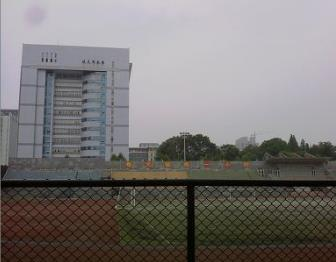
#> input picture originImg/05.jpg, 336 x 262 px
$ python imageStitch.py
#> lines starting #> are read from the running program, lines starting #| are printed output that depends on the picture
import cv2 as cv
import numpy as np
import os
import copy


def extractFeature(imgR, imgL, detector="sift", pointsNum=None):
    if detector == "sift":
        feature = cv.xfeatures2d.SIFT_create(pointsNum)
    elif detector == "surf":
        feature = cv.xfeatures2d.SURF_create(pointsNum)
    else:
        feature = cv.ORB_create(pointsNum)
        # [4 lines of commented-out code are left out]
    kpR, desR = feature.detectAndCompute(imgR, None)
    kpL, desL = feature.detectAndCompute(imgL, None)
    bf = cv.BFMatcher(cv.NORM_L2)
    matches = bf.knnMatch(desR, desL, k=2)
    return [matches, kpR, kpL]


def Optimize(imgL, warpR, imgTmp):
    imgRes = imgTmp
    alpha = 1
    rows, cols = np.where(warpR[:, :, 0] != 0)
    start = min(cols)
    width = imgL.shape[1] - start
    for i in range(imgL.shape[0]):
        for j in range(start, imgL.shape[1]):
            if warpR[i, j, :].all() == 0:
                alpha = 1
                # alpha = (width - (j - start)) / width
            else:
                alpha = (width - (j - start)) / width
                # print([j,alpha])
            imgRes[i, j, :] = imgL[i, j, :] * alpha + wrapR[i, j, :] * (1 - alpha)
    return imgRes


if __name__ == '__main__':
    detector = "sift"
    cwd = os.getcwd()
    imgR = cv.imread("./originImg/05.jpg")
#> imgR is the input picture: shape (262, 336, 3); mean B, G, R 118.2, 119.4, 123
    imgL = cv.imread("./originImg/06.jpg")
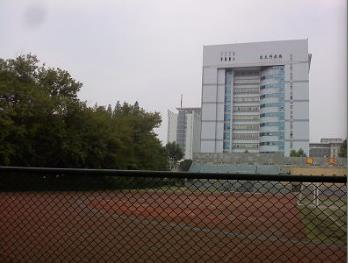
#> input picture originImg/06.jpg, 348 x 263 px
#> imgL is the input picture: shape (263, 348, 3); mean B, G, R 110.4, 114.1, 120.9
    imgL = imgL[:,0:235,:]
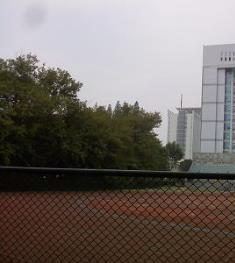
#> imgL: shape (263, 235, 3); mean B, G, R 103.5, 108.1, 115.5
    for pNum in range(500, 10000, 500):
        # 提取初步特征点
        [matches, kpR, kpL] = extractFeature(imgR, imgL, detector=detector, pointsNum=pNum)
        good = [m for (m, n) in matches if m.distance < 0.75 * n.distance]  # 获取关键点的坐标
        src_pts = np.float32([kpR[m.queryIdx].pt for m in good]).reshape(-1, 1, 2)
        dst_pts = np.float32([kpL[m.trainIdx].pt for m in good]).reshape(-1, 1, 2)

        H, mask = cv.findHomography(src_pts, dst_pts, cv.RANSAC, 5.0)
        # cv.warpPerspective(img,h,(cols,rows))
        wrapR = cv.warpPerspective(imgR, H, (imgR.shape[1] + imgL.shape[1], imgL.shape[0]))
        imgTmp = copy.deepcopy(wrapR)
        imgTmp[0:imgL.shape[0], 0:imgL.shape[1]] = imgL
        # cv.imshow('wrap2.jpg', imgTmp)
        # cv.imshow('wrap1.jpg', wrapR)

        rows, cols = np.where(imgTmp[:, :, 0] != 0)
        min_row, max_row = min(rows), max(rows) + 1
        min_col, max_col = min(cols), max(cols) + 1
        imgTmp = imgTmp[min_row:max_row, min_col:max_col, :]  # 去除黑色无用部分
        # 图像融合
        imgRes = Optimize(imgL, wrapR, imgTmp)

        # # 形态学处理,开运算
        # g = cv.getStructuringElement(cv.MORPH_RECT, (9, 9))
        # imgOpen = cv.morphologyEx(imgRes, cv.MORPH_OPEN, g)
        # res = abs(imgRes - imgTmp)
        resPath = cwd + "\\" + detector
        if not os.path.exists(resPath):
            os.mkdir(resPath)
        cv.imwrite(resPath + "\\" + "res" + str(pNum) + ".jpg", imgRes)
#> this loop made 19 passes
#> pass 1, `wrapR = cv.warpPerspective(imgR, H, (imgR.shape[1] + imgL.shape[1], im..`:
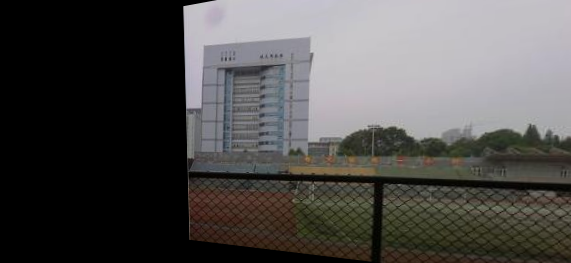
#> wrapR: shape (263, 571, 3); mean B, G, R 76.9, 78.3, 80
#> pass 1, `imgTmp = imgTmp[min_row:max_row, min_col:max_col, :]`:
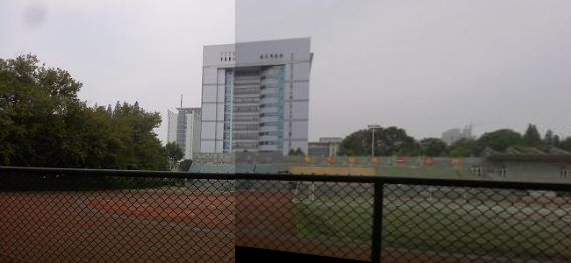
#> imgTmp: shape (263, 571, 3); mean B, G, R 110.6, 114.2, 118.5
#> pass 1, `imgRes = Optimize(imgL, wrapR, imgTmp)`:
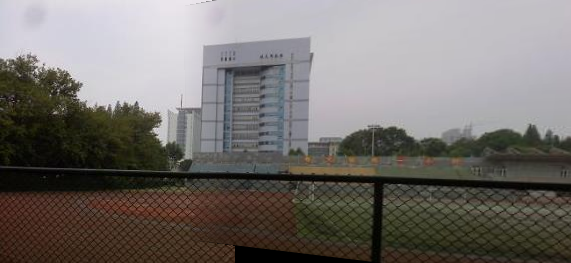
#> imgRes: shape (263, 571, 3); mean B, G, R 109.6, 113, 117.3
# [6 lines of commented-out code are left out]
